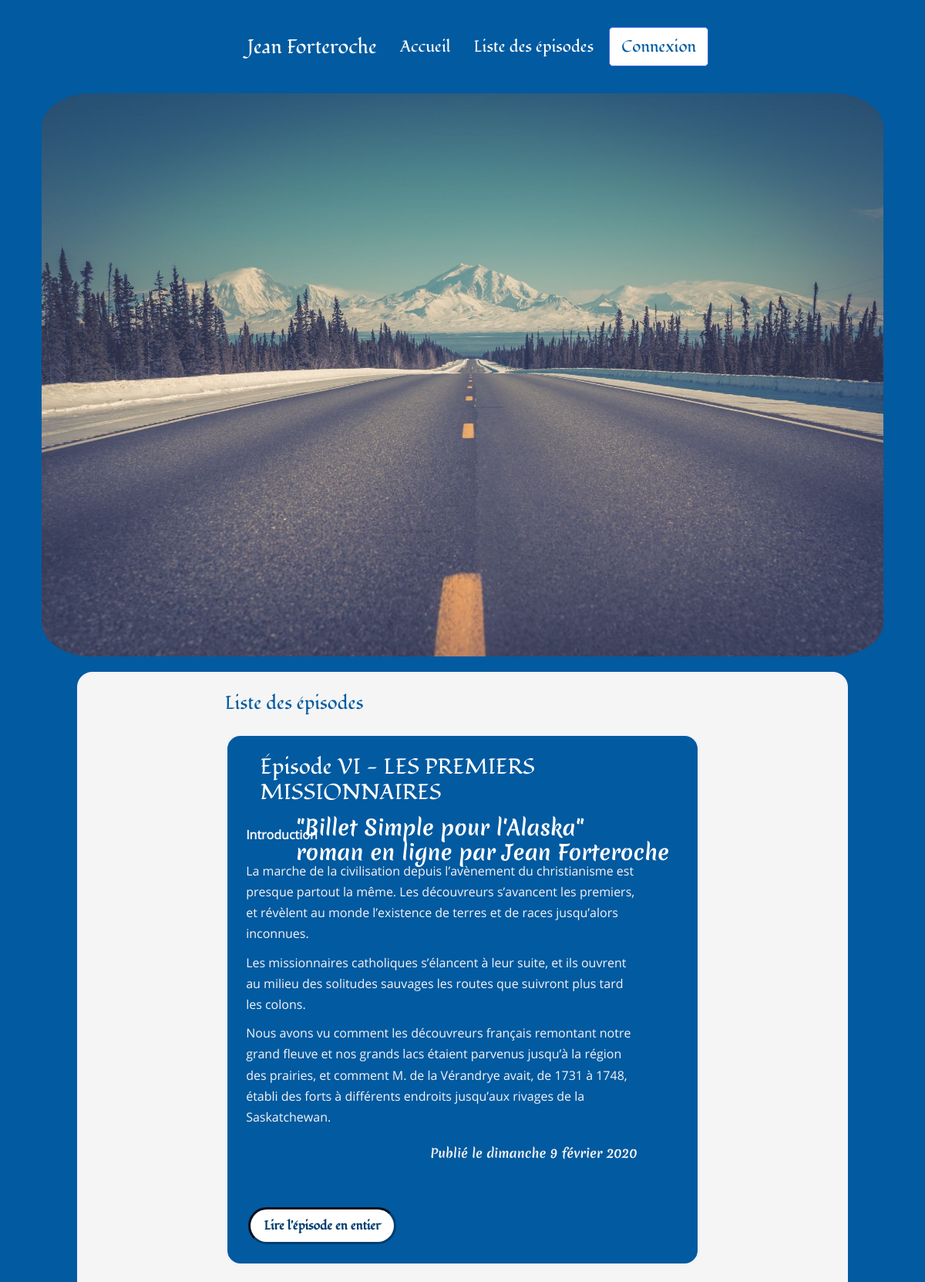
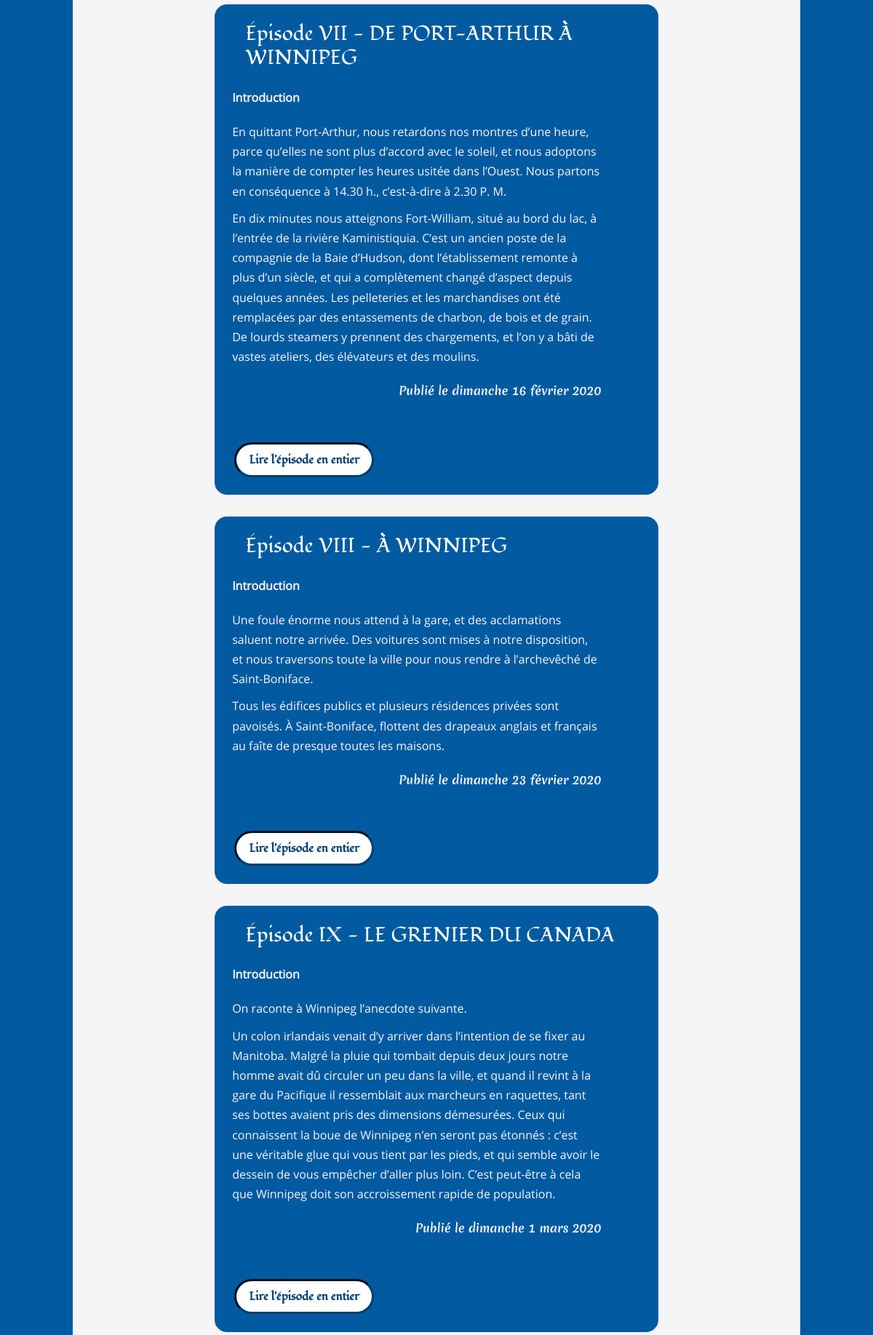
The page /index.php?action=listOfPosts&page=2 (upper part) on the database its author committed (2 pictures, top to bottom).
### tables this page shows
CREATE TABLE IF NOT EXISTS `Posts` (
  `id` int(11) NOT NULL AUTO_INCREMENT,
  `chapter` SMALLINT(1) UNSIGNED NOT NULL,
  `title` varchar(255) NOT NULL,
  `introduction` text NOT NULL,
  `content` text NOT NULL,
  `post_date` datetime NOT NULL,
  `post_status` varchar(7) NOT NULL,
  PRIMARY KEY (`id`)
);

### src/View/View.php (called while the page is built, shortened)
<?php
class View
{
    public function render(array $data, string $origin): void
    {
        require_once "..\\templates\\${origin}\\${data['template']}.html.php";
        require_once "..\\templates\\${origin}\\layout.html.php";
    }
}

### src/Controller/Frontoffice/PostController.php (called while the page is built, shortened)
<?php
class PostController
{
    private PostManager $postManager;
    private View $view;
    public function __construct(PostManager $postManager, CommentManager $commentManager, View $view, Session $session, Error $error)
    {
        $this->postManager = $postManager;
        $this->view = $view;
    }
    public function displayListOfPosts(int $currentPage, Session $session): void
    {
        $nbPostsPerPage = 5;
        $nbTotalPosts = $this->postManager->getNbPosts();
        $nbTotalPages = ceil($nbTotalPosts / $nbPostsPerPage);
        $previousPage = $currentPage<=1 ? null : ($currentPage-1);
        $nextPage = $currentPage>=$nbTotalPages ? null : ($currentPage+1);
        $dataAllPostsPagination = $this->postManager->getListPostsPagination($currentPage, $nbPostsPerPage);
        $this->view->render(['template' => 'listofposts', 'allpostspagination' => $dataAllPostsPagination, 'previouspage' => $previousPage, 'nextpage'=> $nextPage, 'sessionmessage' => $session->getSessionMessage('message'), 'sessionerreur' => $session->getSessionMessage('erreur')], 'frontoffice');
    }
}

### public/index.php (called while the page is built, shortened)
<?php
$router = new Router();
$router->run();

### src/Model/PostManager.php (called while the page is built, shortened)
<?php
class PostManager
{
    private $database;
    public function __construct(Database $database)
    {
        $this->database = $database->getPdo();
    }
    public function getListPostsPagination(int $currentPage, int $nbPostsPerPage): ?array
    {
        $firstPostPage=($currentPage-1)*$nbPostsPerPage;
        $request = $this->database->prepare('SET lc_time_names = \'fr_FR\';');
        $request->execute();
        $request = $this->database->prepare('SELECT id, chapter, title, introduction, CONCAT_WS(\' \', \'le\', DAYNAME(post_date), DAY(post_date), MONTHNAME(post_date), YEAR(post_date)) AS post_date_fr, post_status FROM posts WHERE post_status=\'publish\' ORDER BY chapter, post_date ASC LIMIT :firstPostPage, :nbPostsPerPage');
        $request->bindValue(':firstPostPage', $firstPostPage, \PDO::PARAM_INT);
        $request->bindValue(':nbPostsPerPage', $nbPostsPerPage, \PDO::PARAM_INT);
        $request->execute();
        $result = $request->fetchAll();
        return !$result ? null : $result;
    }
}

### src/Service/Database.php (called while the page is built, shortened)
<?php
class Database
{
    private $database;
    public function __construct()
    {
        $this->database = new \PDO('mysql:host=localhost;dbname=openclassrooms_project4;port=3306;charset=utf8mb4', 'root', 'vFaGsjLk8WpkQtxYJ8XZXAf690shjBzW', [
            \PDO::ATTR_ERRMODE => \PDO::ERRMODE_EXCEPTION,
            \PDO::ATTR_DEFAULT_FETCH_MODE => \PDO::FETCH_ASSOC
        ]);
    }
    public function getPdo(): \PDO
    {
        return $this->database;
    }
}

### templates/frontoffice/listofposts.html.php (the view, shortened to what this page needs)
<?php if ($data['allpostspagination'] === null): ?>
    <section>
        <p class="pError"> Erreur : l'affichage de la liste des épisodes n'est pas possible </p>
    </section>
<?php elseif ($data['allpostspagination'] !== null): ?>
    <section>
        <h2>Liste des épisodes</h2>
        <?php foreach($data['allpostspagination'] as $post): ?>
                <article>
                    <h3>Épisode <?=$post['title']?></h3>
                    <p class="pTitleIntroductionToTheEpisode">Introduction</p>
                    <p class="pIntroductionToTheEpisode"><?=$post['introduction']?></p>
                    <p class="pCreatedAt">Publié <?=$post['post_date_fr']?> </p>
                    <a href="index.php?action=detailOfPost&amp;id=<?=$post['id']?>" class="linkReadTheEntireEpisode">Lire l'épisode en entier</a>
                </article>
        <?php endforeach; ?>
    </section>
<?php endif; ?>

### public/css/style.css (style rules this page uses)
html { font-size: 100%; font-family: 'merienda_oneregular', Arial, sans-serif, serif; font-weight: 400; color: #FFF; box-sizing: border-box; }
*, *::before, *::after { box-sizing: inherit; }
html, body { margin:0; padding:0; }
body { font-size: 1rem; background-color: #025AA0; display: flex; flex-direction: column; align-items: center; }
a { color: white; text-decoration: none; }
section h2 { font-family: 'fondamentoregular', Arial, sans-serif, serif; }
article { display: flex; flex-direction: column; margin-top: 20px; color: whitesmoke; border: 3px solid rgb(242, 243, 248); border-radius: 20px; background-color: #025AA0; }
article h3, article h4, article h5 { color: #FFF; padding-left: 7%; font-family: 'fondamentoregular', Arial, sans-serif, serif; }
p { line-height: 1.7; padding: 0 4%; margin-top: 0; margin-bottom: 10px; font-family: 'open_sansregular'; }
.pTitleIntroductionToTheEpisode, .pComment { font-weight: 600; }
.pIntroductionToTheEpisode { font-family: 'ralewayregular','open_sansregular', sans-serif; }
.pCreatedAt { font-family: 'merienda_oneregular', Arial, sans-serif, serif; text-align: end; }
.linkToTheRestOfThePost, .linkReadTheEntireEpisode, .inputTypeSubmitPublishComment, .linkToTheReportOfThePostComment, .inputTypeSubmitValidateLogin, .inputTypeSubmitRenewPassword , .inputTypeSubmitChangePassword, .inputTypeSubmitSaveDraft, .inputTypeSubmitPreview, .inputTypeSubmitPublish, .homeTab, .myProfileTab, .episodeListTab, .createAnEpisodeTab, .commentsTab, .logoutTab { width: 8rem; text-align: center; transition: border 1.3s ease, background-color 1.3s ease, color 0.7s ease; background-color: #FFF; color: #013E70; border: inset #013E70; border-radius: 2em; padding: 10px 10px; font-weight: 600; font-family: 'fondamentoregular', Arial, sans-serif, serif; margin-left: 4.5%; margin-bottom: 4%; align-self: flex-start; }
.linkReadTheEntireEpisode { width: 12rem; }
article, section h2, article h3, .linkPreviousPost, .linkNextPost, .linkPreviousPage, .linkNextPage, footer { margin: 1.5rem 0rem; }
.sectionPostComment, .pCreatedAt, .sectionH4TitleComments { margin-bottom: 3.5rem; }
h1, h2, h3, h4, h5, h6 { margin-top: 0; margin-bottom: .5rem; }
.h1, .h2, .h3, .h4, .h5, .h6, h1, h2, h3, h4, h5, h6 { margin-bottom: .5rem; font-weight: 500; line-height: 1.2; }
.h3, h3 { font-size: 1.75rem; }
@media all and (min-width: 600px) and (min-resolution: 1dppx) { p { width: 556px; } }
@media all and (min-width: 1024px) and (min-resolution: 1dppx) { section h2, .sectionH4TitleComments,.pControlPanelPage, .pError { color: #025AA0; } }

### rows shown on the page
posts: title "VI - LES PREMIERS MISSIONNAIRES", introduction "La marche de la civilisation depuis l’avènement du christianisme est presque partout la même. Les découvreurs s’avancent les premiers, et révèlent au monde l’existence de terres et de races jusqu’alors inconnues. Les missionnaires catholiques s’élancent à leur suite, et ils ouvrent au milieu des solitudes sauvages les routes que suivront plus tard les colons. Nous avons vu comment les découvreurs français remontant notre grand fleuve et nos grands lacs étaient parvenus jusqu’à la région des prairies, et comment M. de la Vérandrye avait, de 1731 à 1748, établi des forts à différents endroits jusqu’aux rivages de la Saskatchewan.", post_date_fr "le dimanche 9 février 2020"
posts: title "VII - DE PORT-ARTHUR À WINNIPEG", introduction "En quittant Port-Arthur, nous retardons nos montres d’une heure, parce qu’elles ne sont plus d’accord avec le soleil, et nous adoptons la manière de compter les heures usitée dans l’Ouest. Nous partons en conséquence à 14.30 h., c’est-à-dire à 2.30 P. M. En dix minutes nous atteignons Fort-William, situé au bord du lac, à l’entrée de la rivière Kaministiquia. C’est un ancien poste de la compagnie de la Baie d’Hudson, dont l’établissement remonte à plus d’un siècle, et qui a complètement changé d’aspect depuis quelques années. Les pelleteries et les marchandises ont été remplacées par des entassements de charbon, de bois et de grain. De lourds steamers y prennent des chargements, et l’on y a…", post_date_fr "le dimanche 16 février 2020"
posts: title "VIII - À WINNIPEG", introduction "Une foule énorme nous attend à la gare, et des acclamations saluent notre arrivée. Des voitures sont mises à notre disposition, et nous traversons toute la ville pour nous rendre à l’archevêché de Saint-Boniface. Tous les édifices publics et plusieurs résidences privées sont pavoisés. À Saint-Boniface, flottent des drapeaux anglais et français au faîte de presque toutes les maisons.", post_date_fr "le dimanche 23 février 2020"
posts: title "IX - LE GRENIER DU CANADA", introduction "On raconte à Winnipeg l’anecdote suivante. Un colon irlandais venait d’y arriver dans l’intention de se fixer au Manitoba. Malgré la pluie qui tombait depuis deux jours notre homme avait dû circuler un peu dans la ville, et quand il revint à la gare du Pacifique il ressemblait aux marcheurs en raquettes, tant ses bottes avaient pris des dimensions démesurées. Ceux qui connaissent la boue de Winnipeg n’en seront pas étonnés : c’est une véritable glue qui vous tient par les pieds, et qui semble avoir le dessein de vous empêcher d’aller plus loin. C’est peut-être à cela que Winnipeg doit son accroissement rapide de population.", post_date_fr "le dimanche 1 mars 2020"
